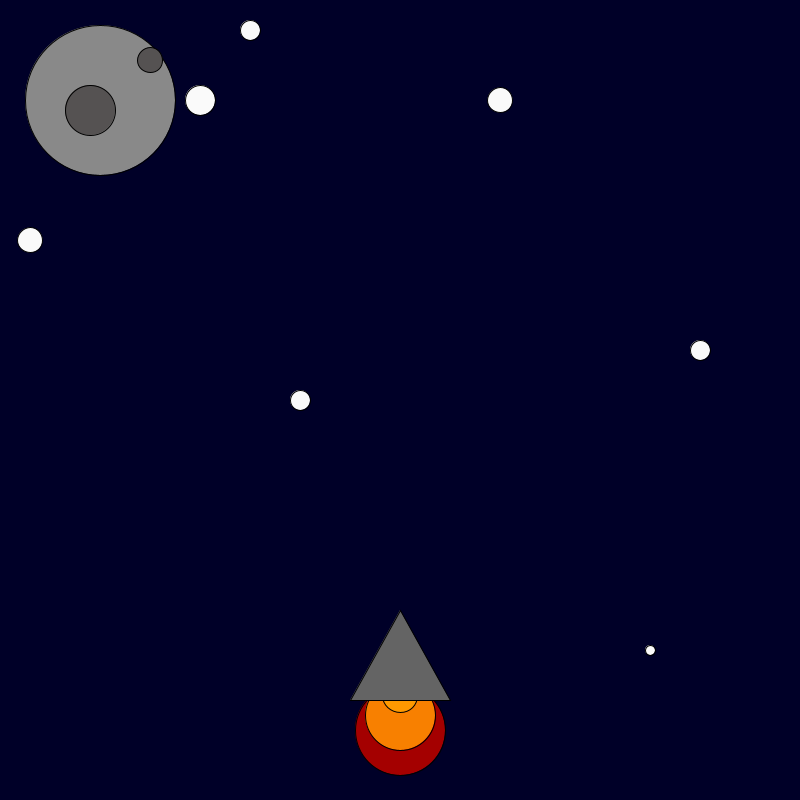
Frame 1 (no input)
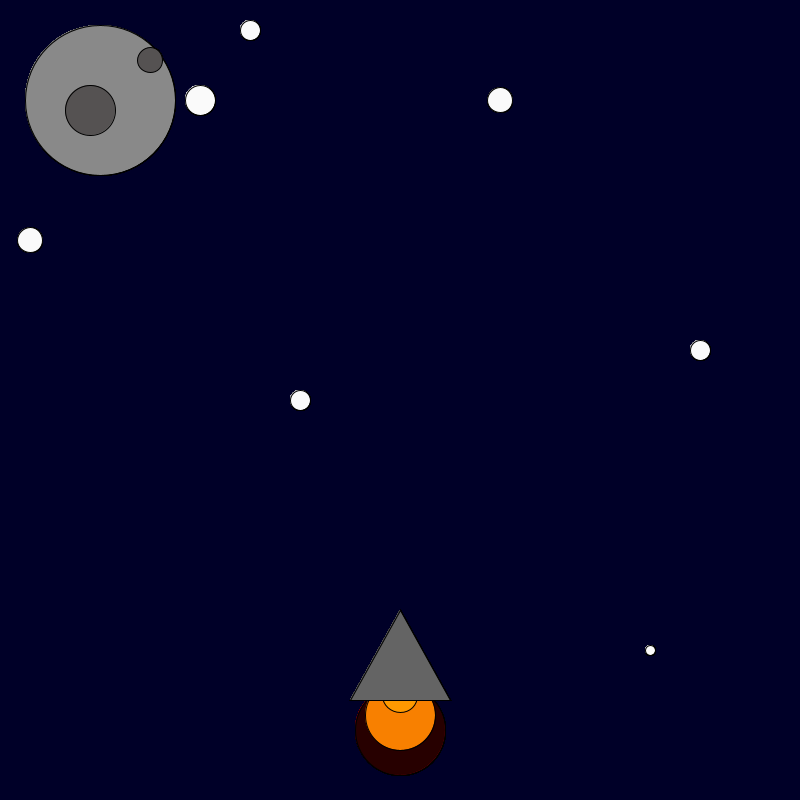
Frame 60 (the mouse pressed at the canvas centre just before this capture)
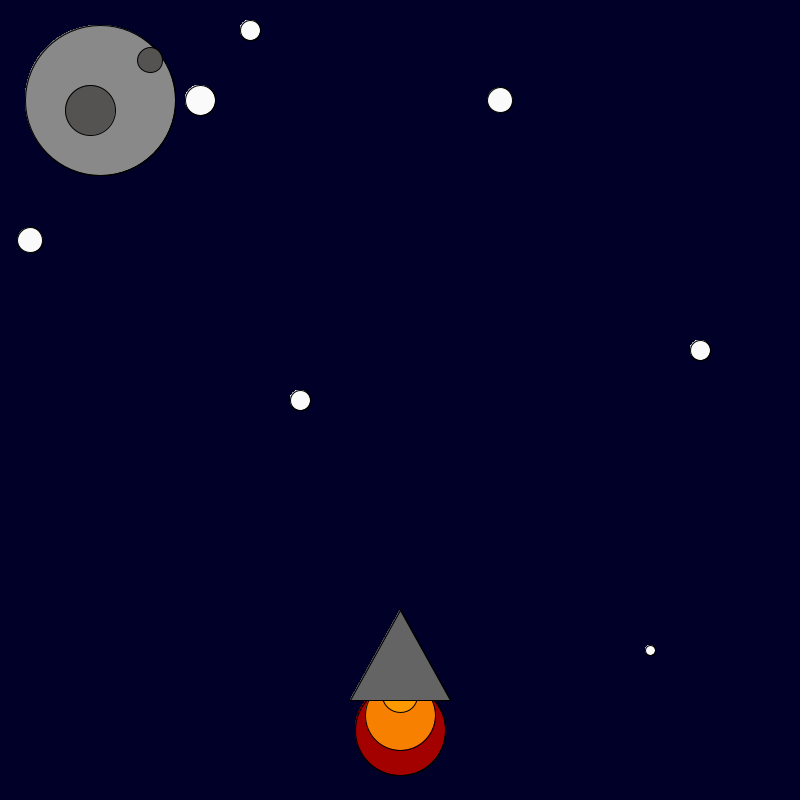
Frame 120 (the mouse held since frame 60 and released just before this capture)

The Processing sketch that drew these frames (run headless with seeded random() and noise(); from frame 60 on, the mouse is pressed at the canvas centre):

// Processing sketch: rocket_ship
// ── rocket_ship.pde
int x = 400; 
int y = 600; 

void setup() {

    background(0, 0, 40); size(800, 800);

}

void draw() {

    fill(random(255), 0, 0);
    ellipse(x, y + 130, 90, 90);
    fill(248, 128, 0);
    ellipse(x, y + 115, 70, 70);
    fill(255, 153, 0);
    ellipse(x, y + 95, 35, 35);
    fill(100, 100, 100);
    triangle(x, y + 10, x + 50, y + 100, x - 50, y + 100);
    fill(137, 137, 137);
    ellipse(100, 100, 150, 150);
    fill(85, 82, 82);
    ellipse(90, 110, 50, 50);
    ellipse(150, 60, 25, 25);
    fill(250, 250, 250);
    ellipse(250, 30, 20, 20);
    ellipse(300, 400, 20, 20);
    ellipse(200, 100, 30, 30);
    ellipse(30, 240, 25, 25);
    ellipse(700, 350, 20, 20);
    ellipse(650, 650, 10, 10);
    ellipse(500, 100, 25, 25);
    

}

void keyPressed() {
  y-=10;
}
